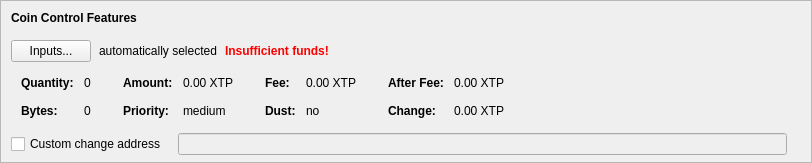
    <widget class="QFrame" name="frameCoinControl">
     <property name="sizePolicy">
      <sizepolicy hsizetype="Expanding" vsizetype="Expanding">
       <horstretch>0</horstretch>
       <verstretch>0</verstretch>
      </sizepolicy>
     </property>
     <property name="maximumSize">
      <size>
       <width>16777215</width>
       <height>16777215</height>
      </size>
     </property>
     <property name="frameShape">
      <enum>QFrame::StyledPanel</enum>
     </property>
     <property name="frameShadow">
      <enum>QFrame::Sunken</enum>
     </property>
     <layout class="QVBoxLayout" name="verticalLayoutCoinControl2">
      <property name="spacing">
       <number>0</number>
      </property>
      <property name="leftMargin">
       <number>0</number>
      </property>
      <property name="topMargin">
       <number>0</number>
      </property>
      <property name="rightMargin">
       <number>0</number>
      </property>
      <property name="bottomMargin">
       <number>6</number>
      </property>
      <item>
       <layout class="QVBoxLayout" name="verticalLayoutCoinControl" stretch="0,0,0,0,1">
        <property name="spacing">
         <number>0</number>
        </property>
        <property name="leftMargin">
         <number>10</number>
        </property>
        <property name="topMargin">
         <number>10</number>
        </property>
        <item>
         <layout class="QHBoxLayout" name="horizontalLayoutCoinControl1">
          <property name="bottomMargin">
           <number>15</number>
          </property>
          <item>
           <widget class="QLabel" name="labelCoinControlFeatures">
            <property name="sizePolicy">
             <sizepolicy hsizetype="Preferred" vsizetype="Maximum">
              <horstretch>0</horstretch>
              <verstretch>0</verstretch>
             </sizepolicy>
            </property>
            <property name="font">
             <font>
              <weight>75</weight>
              <bold>true</bold>
             </font>
            </property>
            <property name="styleSheet">
             <string notr="true">font-weight:bold;</string>
            </property>
            <property name="text">
             <string>Coin Control Features</string>
            </property>
           </widget>
          </item>
         </layout>
        </item>
        <item>
         <layout class="QHBoxLayout" name="horizontalLayoutCoinControl2" stretch="0,0,0,0">
          <property name="spacing">
           <number>8</number>
          </property>
          <property name="bottomMargin">
           <number>10</number>
          </property>
          <item>
           <widget class="QPushButton" name="pushButtonCoinControl">
            <property name="styleSheet">
             <string notr="true"/>
            </property>
            <property name="text">
             <string>Inputs...</string>
            </property>
            <property name="autoDefault">
             <bool>false</bool>
            </property>
           </widget>
          </item>
          <item>
           <widget class="QLabel" name="labelCoinControlAutomaticallySelected">
            <property name="text">
             <string>automatically selected</string>
            </property>
            <property name="margin">
             <number>5</number>
            </property>
           </widget>
          </item>
          <item>
           <widget class="QLabel" name="labelCoinControlInsuffFunds">
            <property name="font">
             <font>
              <weight>75</weight>
              <bold>true</bold>
             </font>
            </property>
            <property name="styleSheet">
             <string notr="true">color:red;font-weight:bold;</string>
            </property>
            <property name="text">
             <string>Insufficient funds!</string>
            </property>
            <property name="margin">
             <number>5</number>
            </property>
           </widget>
          </item>
          <item>
           <spacer name="horizontalSpacerCoinControl">
            <property name="orientation">
             <enum>Qt::Horizontal</enum>
            </property>
            <property name="sizeHint" stdset="0">
             <size>
              <width>40</width>
              <height>1</height>
             </size>
            </property>
           </spacer>
          </item>
         </layout>
        </item>
        <item>
         <widget class="QWidget" name="widgetCoinControl" native="true">
          <property name="sizePolicy">
           <sizepolicy hsizetype="Preferred" vsizetype="Preferred">
            <horstretch>0</horstretch>
            <verstretch>0</verstretch>
           </sizepolicy>
          </property>
          <property name="minimumSize">
           <size>
            <width>0</width>
            <height>0</height>
           </size>
          </property>
          <property name="styleSheet">
           <string notr="true"/>
          </property>
          <layout class="QHBoxLayout" name="horizontalLayoutCoinControl5">
           <property name="leftMargin">
            <number>0</number>
           </property>
           <property name="topMargin">
            <number>0</number>
           </property>
           <property name="rightMargin">
            <number>0</number>
           </property>
           <property name="bottomMargin">
            <number>0</number>
           </property>
           <item>
            <layout class="QHBoxLayout" name="horizontalLayoutCoinControl3" stretch="0,0,0,1">
             <property name="spacing">
              <number>20</number>
             </property>
             <property name="topMargin">
              <number>0</number>
             </property>
             <property name="bottomMargin">
              <number>10</number>
             </property>
             <item>
              <layout class="QFormLayout" name="formLayoutCoinControl1">
               <property name="horizontalSpacing">
                <number>10</number>
               </property>
               <property name="verticalSpacing">
                <number>14</number>
               </property>
               <property name="leftMargin">
                <number>10</number>
               </property>
               <property name="topMargin">
                <number>4</number>
               </property>
               <property name="rightMargin">
                <number>6</number>
               </property>
               <item row="0" column="0">
                <widget class="QLabel" name="labelCoinControlQuantityText">
                 <property name="font">
                  <font>
                   <weight>75</weight>
                   <bold>true</bold>
                  </font>
                 </property>
                 <property name="text">
                  <string>Quantity:</string>
                 </property>
                 <property name="margin">
                  <number>0</number>
                 </property>
                </widget>
               </item>
               <item row="0" column="1">
                <widget class="QLabel" name="labelCoinControlQuantity">
                 <property name="cursor">
                  <cursorShape>IBeamCursor</cursorShape>
                 </property>
                 <property name="contextMenuPolicy">
                  <enum>Qt::ActionsContextMenu</enum>
                 </property>
                 <property name="text">
                  <string notr="true">0</string>
                 </property>
                 <property name="margin">
                  <number>0</number>
                 </property>
                 <property name="textInteractionFlags">
                  <set>Qt::LinksAccessibleByMouse|Qt::TextSelectableByKeyboard|Qt::TextSelectableByMouse</set>
                 </property>
                </widget>
               </item>
               <item row="1" column="0">
                <widget class="QLabel" name="labelCoinControlBytesText">
                 <property name="font">
                  <font>
                   <weight>75</weight>
                   <bold>true</bold>
                  </font>
                 </property>
                 <property name="text">
                  <string>Bytes:</string>
                 </property>
                </widget>
               </item>
               <item row="1" column="1">
                <widget class="QLabel" name="labelCoinControlBytes">
                 <property name="cursor">
                  <cursorShape>IBeamCursor</cursorShape>
                 </property>
                 <property name="contextMenuPolicy">
                  <enum>Qt::ActionsContextMenu</enum>
                 </property>
                 <property name="text">
                  <string notr="true">0</string>
                 </property>
                 <property name="textInteractionFlags">
                  <set>Qt::LinksAccessibleByMouse|Qt::TextSelectableByKeyboard|Qt::TextSelectableByMouse</set>
                 </property>
                </widget>
               </item>
              </layout>
             </item>
             <item>
              <layout class="QFormLayout" name="formLayoutCoinControl2">
               <property name="horizontalSpacing">
                <number>10</number>
               </property>
               <property name="verticalSpacing">
                <number>14</number>
               </property>
               <property name="leftMargin">
                <number>6</number>
               </property>
               <property name="topMargin">
                <number>4</number>
               </property>
               <property name="rightMargin">
                <number>6</number>
               </property>
               <item row="0" column="0">
                <widget class="QLabel" name="labelCoinControlAmountText">
                 <property name="font">
                  <font>
                   <weight>75</weight>
                   <bold>true</bold>
                  </font>
                 </property>
                 <property name="text">
                  <string>Amount:</string>
                 </property>
                 <property name="margin">
                  <number>0</number>
                 </property>
                </widget>
               </item>
               <item row="0" column="1">
                <widget class="QLabel" name="labelCoinControlAmount">
                 <property name="cursor">
                  <cursorShape>IBeamCursor</cursorShape>
                 </property>
                 <property name="contextMenuPolicy">
                  <enum>Qt::ActionsContextMenu</enum>
                 </property>
                 <property name="text">
                  <string notr="true">0.00 XTP</string>
                 </property>
                 <property name="textInteractionFlags">
                  <set>Qt::LinksAccessibleByMouse|Qt::TextSelectableByKeyboard|Qt::TextSelectableByMouse</set>
                 </property>
                </widget>
               </item>
               <item row="1" column="0">
                <widget class="QLabel" name="labelCoinControlPriorityText">
                 <property name="font">
                  <font>
                   <weight>75</weight>
                   <bold>true</bold>
                  </font>
                 </property>
                 <property name="text">
                  <string>Priority:</string>
                 </property>
                </widget>
               </item>
               <item row="1" column="1">
                <widget class="QLabel" name="labelCoinControlPriority">
                 <property name="cursor">
                  <cursorShape>IBeamCursor</cursorShape>
                 </property>
                 <property name="contextMenuPolicy">
                  <enum>Qt::ActionsContextMenu</enum>
                 </property>
                 <property name="text">
                  <string>medium</string>
                 </property>
                 <property name="textInteractionFlags">
                  <set>Qt::LinksAccessibleByMouse|Qt::TextSelectableByKeyboard|Qt::TextSelectableByMouse</set>
                 </property>
                </widget>
               </item>
              </layout>
             </item>
             <item>
              <layout class="QFormLayout" name="formLayoutCoinControl3">
               <property name="horizontalSpacing">
                <number>10</number>
               </property>
               <property name="verticalSpacing">
                <number>14</number>
               </property>
               <property name="leftMargin">
                <number>6</number>
               </property>
               <property name="topMargin">
                <number>4</number>
               </property>
               <property name="rightMargin">
                <number>6</number>
               </property>
               <item row="0" column="0">
                <widget class="QLabel" name="labelCoinControlFeeText">
                 <property name="font">
                  <font>
                   <weight>75</weight>
                   <bold>true</bold>
                  </font>
                 </property>
                 <property name="text">
                  <string>Fee:</string>
                 </property>
                 <property name="margin">
                  <number>0</number>
                 </property>
                </widget>
               </item>
               <item row="0" column="1">
                <widget class="QLabel" name="labelCoinControlFee">
                 <property name="cursor">
                  <cursorShape>IBeamCursor</cursorShape>
                 </property>
                 <property name="contextMenuPolicy">
                  <enum>Qt::ActionsContextMenu</enum>
                 </property>
                 <property name="text">
                  <string notr="true">0.00 XTP</string>
                 </property>
                 <property name="textInteractionFlags">
                  <set>Qt::LinksAccessibleByMouse|Qt::TextSelectableByKeyboard|Qt::TextSelectableByMouse</set>
                 </property>
                </widget>
               </item>
               <item row="1" column="0">
                <widget class="QLabel" name="labelCoinControlLowOutputText">
                 <property name="font">
                  <font>
                   <weight>75</weight>
                   <bold>true</bold>
                  </font>
                 </property>
                 <property name="text">
                  <string>Dust:</string>
                 </property>
                </widget>
               </item>
               <item row="1" column="1">
                <widget class="QLabel" name="labelCoinControlLowOutput">
                 <property name="cursor">
                  <cursorShape>IBeamCursor</cursorShape>
                 </property>
                 <property name="contextMenuPolicy">
                  <enum>Qt::ActionsContextMenu</enum>
                 </property>
                 <property name="text">
                  <string>no</string>
                 </property>
                 <property name="textInteractionFlags">
                  <set>Qt::LinksAccessibleByMouse|Qt::TextSelectableByKeyboard|Qt::TextSelectableByMouse</set>
                 </property>
                </widget>
               </item>
              </layout>
             </item>
             <item>
              <layout class="QFormLayout" name="formLayoutCoinControl4">
               <property name="horizontalSpacing">
                <number>10</number>
               </property>
               <property name="verticalSpacing">
                <number>14</number>
               </property>
               <property name="leftMargin">
                <number>6</number>
               </property>
               <property name="topMargin">
                <number>4</number>
               </property>
               <property name="rightMargin">
                <number>6</number>
               </property>
               <item row="0" column="0">
                <widget class="QLabel" name="labelCoinControlAfterFeeText">
                 <property name="font">
                  <font>
                   <weight>75</weight>
                   <bold>true</bold>
                  </font>
                 </property>
                 <property name="text">
                  <string>After Fee:</string>
                 </property>
                 <property name="margin">
                  <number>0</number>
                 </property>
                </widget>
               </item>
               <item row="0" column="1">
                <widget class="QLabel" name="labelCoinControlAfterFee">
                 <property name="cursor">
                  <cursorShape>IBeamCursor</cursorShape>
                 </property>
                 <property name="contextMenuPolicy">
                  <enum>Qt::ActionsContextMenu</enum>
                 </property>
                 <property name="text">
                  <string notr="true">0.00 XTP</string>
                 </property>
                 <property name="textInteractionFlags">
                  <set>Qt::LinksAccessibleByMouse|Qt::TextSelectableByKeyboard|Qt::TextSelectableByMouse</set>
                 </property>
                </widget>
               </item>
               <item row="1" column="0">
                <widget class="QLabel" name="labelCoinControlChangeText">
                 <property name="font">
                  <font>
                   <weight>75</weight>
                   <bold>true</bold>
                  </font>
                 </property>
                 <property name="text">
                  <string>Change:</string>
                 </property>
                </widget>
               </item>
               <item row="1" column="1">
                <widget class="QLabel" name="labelCoinControlChange">
                 <property name="cursor">
                  <cursorShape>IBeamCursor</cursorShape>
                 </property>
                 <property name="contextMenuPolicy">
                  <enum>Qt::ActionsContextMenu</enum>
                 </property>
                 <property name="text">
                  <string notr="true">0.00 XTP</string>
                 </property>
                 <property name="textInteractionFlags">
                  <set>Qt::LinksAccessibleByMouse|Qt::TextSelectableByKeyboard|Qt::TextSelectableByMouse</set>
                 </property>
                </widget>
               </item>
              </layout>
             </item>
            </layout>
           </item>
          </layout>
         </widget>
        </item>
        <item>
         <layout class="QHBoxLayout" name="horizontalLayoutCoinControl4" stretch="0,0,0">
          <property name="spacing">
           <number>12</number>
          </property>
          <property name="sizeConstraint">
           <enum>QLayout::SetDefaultConstraint</enum>
          </property>
          <property name="topMargin">
           <number>5</number>
          </property>
          <property name="rightMargin">
           <number>5</number>
          </property>
          <item>
           <widget class="QCheckBox" name="checkBoxCoinControlChange">
            <property name="toolTip">
             <string>If this is activated, but the change address is empty or invalid, change will be sent to a newly generated address.</string>
            </property>
            <property name="text">
             <string>Custom change address</string>
            </property>
           </widget>
          </item>
          <item>
           <widget class="QValidatedLineEdit" name="lineEditCoinControlChange">
            <property name="enabled">
             <bool>false</bool>
            </property>
            <property name="sizePolicy">
             <sizepolicy hsizetype="Expanding" vsizetype="Fixed">
              <horstretch>0</horstretch>
              <verstretch>0</verstretch>
             </sizepolicy>
            </property>
           </widget>
          </item>
          <item>
           <widget class="QLabel" name="labelCoinControlChangeLabel">
            <property name="sizePolicy">
             <sizepolicy hsizetype="Preferred" vsizetype="Expanding">
              <horstretch>0</horstretch>
              <verstretch>0</verstretch>
             </sizepolicy>
            </property>
            <property name="minimumSize">
             <size>
              <width>0</width>
              <height>0</height>
             </size>
            </property>
            <property name="text">
             <string/>
            </property>
            <property name="margin">
             <number>3</number>
            </property>
           </widget>
          </item>
         </layout>
        </item>
        <item>
         <spacer name="verticalSpacerCoinControl">
          <property name="orientation">
           <enum>Qt::Vertical</enum>
          </property>
          <property name="sizeHint" stdset="0">
           <size>
            <width>800</width>
            <height>1</height>
           </size>
          </property>
         </spacer>
        </item>
       </layout>
      </item>
     </layout>
    </widget>
